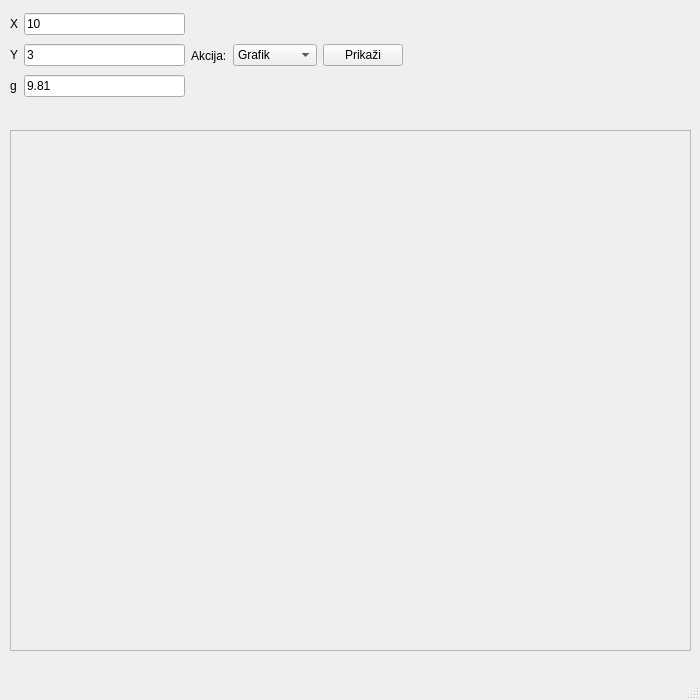
<?xml version="1.0" encoding="UTF-8"?>
<ui version="4.0">
 <class>MainWindow</class>
 <widget class="QMainWindow" name="MainWindow">
  <property name="geometry">
   <rect>
    <x>0</x>
    <y>0</y>
    <width>700</width>
    <height>700</height>
   </rect>
  </property>
  <property name="sizePolicy">
   <sizepolicy hsizetype="Fixed" vsizetype="Fixed">
    <horstretch>0</horstretch>
    <verstretch>0</verstretch>
   </sizepolicy>
  </property>
  <property name="windowTitle">
   <string>Brahistohrona</string>
  </property>
  <property name="animated">
   <bool>true</bool>
  </property>
  <widget class="QWidget" name="centralwidget">
   <widget class="QFrame" name="frame">
    <property name="geometry">
     <rect>
      <x>10</x>
      <y>130</y>
      <width>681</width>
      <height>521</height>
     </rect>
    </property>
    <property name="frameShape">
     <enum>QFrame::StyledPanel</enum>
    </property>
    <property name="frameShadow">
     <enum>QFrame::Raised</enum>
    </property>
   </widget>
   <widget class="QWidget" name="horizontalLayoutWidget">
    <property name="geometry">
     <rect>
      <x>10</x>
      <y>10</y>
      <width>393</width>
      <height>91</height>
     </rect>
    </property>
    <layout class="QHBoxLayout" name="horizontalLayout_2">
     <item>
      <layout class="QGridLayout" name="gridLayout">
       <item row="1" column="0">
        <widget class="QLabel" name="label_2">
         <property name="text">
          <string>X</string>
         </property>
        </widget>
       </item>
       <item row="2" column="0">
        <widget class="QLabel" name="label">
         <property name="font">
          <font>
           <stylestrategy>PreferDefault</stylestrategy>
           <kerning>true</kerning>
          </font>
         </property>
         <property name="text">
          <string>Y</string>
         </property>
        </widget>
       </item>
       <item row="3" column="0">
        <widget class="QLabel" name="label_3">
         <property name="text">
          <string>g</string>
         </property>
        </widget>
       </item>
       <item row="3" column="2">
        <widget class="QLineEdit" name="unosG">
         <property name="text">
          <string>9.81</string>
         </property>
        </widget>
       </item>
       <item row="2" column="2">
        <widget class="QLineEdit" name="unosY">
         <property name="text">
          <string>3</string>
         </property>
        </widget>
       </item>
       <item row="1" column="2">
        <widget class="QLineEdit" name="unosX">
         <property name="text">
          <string>10</string>
         </property>
        </widget>
       </item>
      </layout>
     </item>
     <item>
      <layout class="QHBoxLayout" name="horizontalLayout_3">
       <item>
        <widget class="QLabel" name="label_4">
         <property name="text">
          <string>Akcija:</string>
         </property>
        </widget>
       </item>
       <item>
        <widget class="QComboBox" name="comboBox">
         <item>
          <property name="text">
           <string>Grafik</string>
          </property>
         </item>
         <item>
          <property name="text">
           <string>Istorijat</string>
          </property>
         </item>
         <item>
          <property name="text">
           <string>Cikloida</string>
          </property>
         </item>
         <item>
          <property name="text">
           <string>Animacija</string>
          </property>
         </item>
        </widget>
       </item>
       <item>
        <widget class="QPushButton" name="pushButton">
         <property name="text">
          <string>Prikaži</string>
         </property>
        </widget>
       </item>
      </layout>
     </item>
    </layout>
   </widget>
  </widget>
  <widget class="QMenuBar" name="menubar">
   <property name="geometry">
    <rect>
     <x>0</x>
     <y>0</y>
     <width>700</width>
     <height>22</height>
    </rect>
   </property>
  </widget>
  <widget class="QStatusBar" name="statusbar"/>
 </widget>
 <resources/>
 <connections/>
</ui>
